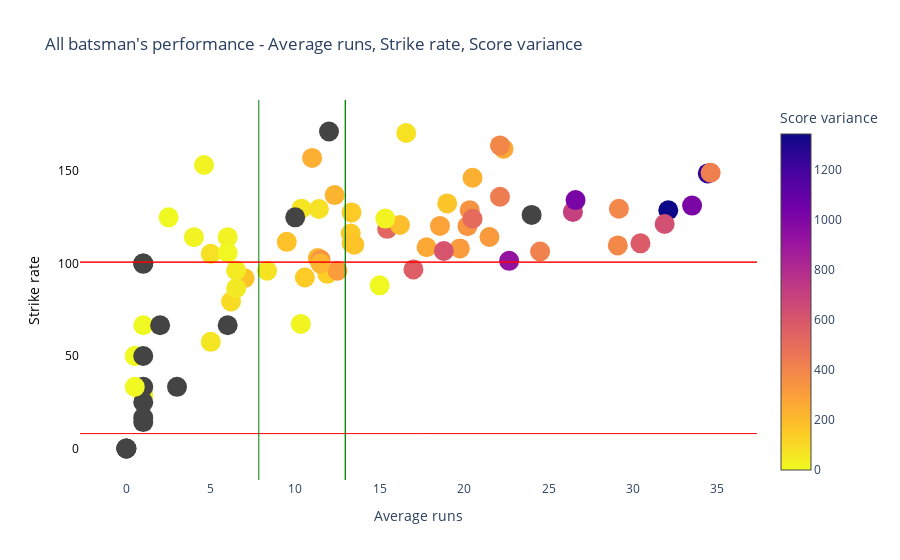
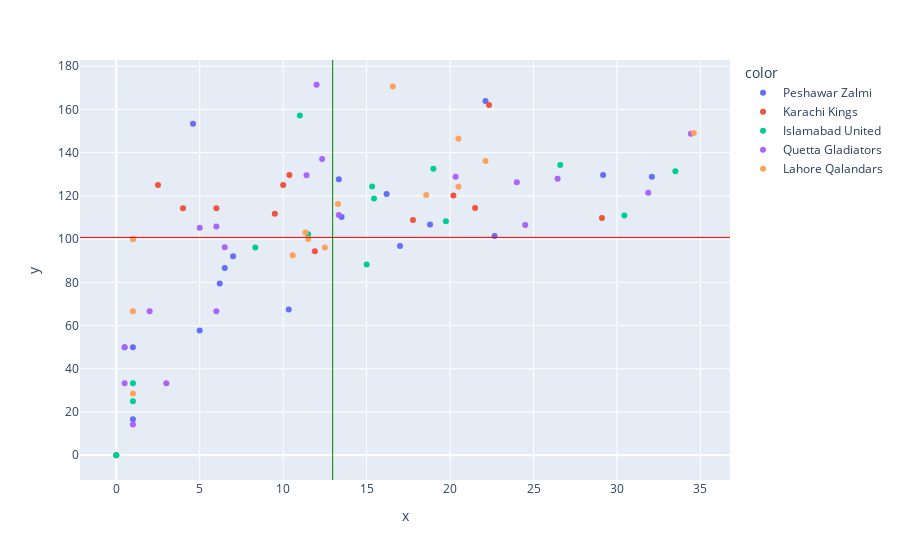

Here is the notebook cell these charts were saved with, in order:
### Code cell
quadrant_chart(
    x=df_batAvg['AvgRuns_match'],
    y=df_batAvg['Strike_rate'],
    team=df_batAvg['Batting_team'],
    var=df_batAvg["Var"],
    xtick_labels=['Low', 'High'],
    ytick_labels=['Low', 'High'],
    highlight_quadrants=[1]
)
# plt.title('Strike vs Runs', fontsize=16)
# plt.ylabel('Strike', fontsize=14)
# plt.xlabel('Avg Runs', fontsize=14)

### Figure 1 — Plotly figure (JSON) as saved in the notebook; plotly's stock layout.template omitted (floating-point values rounded to 4 significant figures)
{"data": [{"hoverinfo": "text", "marker": {"autocolorscale": true, "cmin": 0, "color": [1344.0, 387.9, 579.3, 632.1, 1250.0, 705.0, 315.4, 336.6, 267.0, 349.0, 437.3, 393.6, 390.2, 425.3, 163.2, 504.9, 259.4, 310.8, 561.2, 411.9, 528.0, 928.3, 1021.0, 289.6, 151.0, 134.8, 73.95, 605.7, 151.2, 63.41, 240.3, 189.2, 145.3, 209.1, 1012.0, 243.6, 76.8, 173.7, 339.7, 14.33, 170.3, 224.3, 170, 14.33, 91.7, 2, 43, 48.33, 312.5, 65.33, null, 18, 18.8, 220.5, 75.33, 180.5, 7, 18.67, 61, null, null, null, 4.5, 2, null, null, 0, 0.3333, 0.5, null, null, null, null, null, null, null, 0.5, null, null, null], "colorbar": {"title": {"text": "Score variance"}}, "reversescale": true, "size": 20, "symbol": "circle"}, "mode": "markers", "showlegend": false, "text": ["Kamran Akmal  Peshawar Zalmi", "Babar Azam  Karachi Kings", "DR Smith  Islamabad United", "RR Rossouw  Quetta Gladiators", "KP Pietersen  Quetta Gladiators", "Ahmed Shehzad  Quetta Gladiators", "KC Sangakkara  Karachi Kings", "Shoaib Malik  Karachi Kings", "KA Pollard  Karachi Kings", "Sarfraz Ahmed  Quetta Gladiators", "Fakhar Zaman  Lahore Qalandars", "Shahid Afridi  Peshawar Zalmi", "DJ Malan  Peshawar Zalmi", "JJ Roy  Lahore Qalandars", "SR Watson  Islamabad United", "Umar Akmal  Lahore Qalandars", "CH Gayle  Karachi Kings", "Misbah-ul-Haq  Islamabad United", "Mohammad Hafeez  Peshawar Zalmi", "Asad Shafiq  Quetta Gladiators", "BJ Haddin  Islamabad United", "EJG Morgan  Peshawar Zalmi", "SW Billings  Islamabad United", "Mohammad Rizwan  Lahore Qalandars", "DJG Sammy  Peshawar Zalmi", "RS Bopara  Karachi Kings", "SP Narine  Lahore Qalandars", "Tamim Iqbal  Peshawar Zalmi", "BB McCullum  Lahore Qalandars", "Imad Wasim  Karachi Kings", "CS Delport  Lahore Qalandars", "MN Samuels  Peshawar Zalmi", "GD Elliott  Lahore Qalandars", "Sohail Tanvir  Lahore Qalandars", "Hussain Talat  Islamabad United", "Shadab Khan  Islamabad United", "Anwar Ali  Quetta Gladiators", "Shakib Al Hasan  Peshawar Zalmi", "Asif Ali  Islamabad United", "Rafatullah Mohmand  Islamabad United", "NLTC Perera  Quetta Gladiators", "Mahmudullah  Quetta Gladiators", "Sohaib Maqsood  Peshawar Zalmi", "Haris Sohail  Peshawar Zalmi", "Wahab Riaz  Peshawar Zalmi", "BM Duckett  Islamabad United", "Hasan Khan  Quetta Gladiators", "CJ Jordan  Peshawar Zalmi", "Aamer Yamin  Lahore Qalandars", "Amad Butt  Islamabad United", "SM Ervine  Quetta Gladiators", "Mohammad Amir  Karachi Kings", "Hasan Ali  Peshawar Zalmi", "Yasir Shah  Lahore Qalandars", "Mohammad Nawaz (3)  Quetta Gladiators", "Shahzaib Hasan  Karachi Kings", "Saad Nasim  Quetta Gladiators", "Sohail Khan  Karachi Kings", "Iftikhar Ahmed  Peshawar Zalmi", "LJ Wright  Quetta Gladiators", "DPMD Jayawardene  Karachi Kings", "RR Emrit  Quetta Gladiators", "Usama Mir  Karachi Kings", "Mohammad Irfan (4)  Lahore Qalandars", "Anamul Haque  Quetta Gladiators", "Umar Gul  Quetta Gladiators", "Bilawal Bhatti  Lahore Qalandars", "Mohammad Sami  Islamabad United", "TS Mills  Quetta Gladiators", "N Pooran  Islamabad United", "Ghulam Mudassar  Lahore Qalandars", "Sharjeel Khan  Islamabad United", "Imran Khalid  Islamabad United", "Junaid Khan  Peshawar Zalmi", "Khushdil Shah  Peshawar Zalmi", "MN van Wyk  Quetta Gladiators", "Zulfiqar Babar  Quetta Gladiators", "Usman Khan  Karachi Kings", "Rumman Raees  Islamabad United", "Mohammad Irfan  Islamabad United"], "x": [32.09, 29.1, 30.44, 31.88, 34.43, 26.44, 21.5, 20.2, 22.33, 20.33, 22.12, 22.12, 29.17, 34.6, 19, 20.5, 17.78, 19.75, 17, 24.5, 15.44, 22.67, 26.6, 18.57, 13.33, 11.9, 16.57, 18.8, 13.29, 10.38, 20.5, 16.2, 10.57, 11.33, 33.5, 11, 11.4, 13.5, 11.5, 15.33, 13.33, 12.33, 7, 10.33, 6.2, 15, 6.5, 6.5, 12.5, 8.333, 24, 6, 4.6, 11.5, 5, 9.5, 6, 4, 5, 12, 10, 6, 2.5, 1, 3, 2, 1, 0.5, 0.5, 1, 1, 1, 1, 1, 1, 1, 0.5, 0, 0, 0], "y": [128.8, 109.8, 110.9, 121.4, 148.8, 128.0, 114.4, 120.2, 162.1, 128.9, 136.2, 163.9, 129.6, 149.1, 132.6, 124.2, 108.8, 108.2, 96.84, 106.5, 118.8, 101.5, 134.3, 120.4, 127.7, 94.44, 170.6, 106.8, 116.2, 129.7, 146.4, 120.9, 92.5, 103.0, 131.4, 157.1, 129.5, 110.2, 102.2, 124.3, 111.1, 137.0, 92.11, 67.39, 79.49, 88.24, 96.3, 86.67, 96.15, 96.15, 126.3, 114.3, 153.3, 100, 105.3, 111.8, 105.9, 114.3, 57.69, 171.4, 125, 66.67, 125, 66.67, 33.33, 66.67, 28.57, 50, 50, 33.33, 100, 25, 100, 50, 16.67, 14.29, 33.33, 0, 0, 0], "type": "scatter"}], "layout": {"paper_bgcolor": "white", "plot_bgcolor": "white", "title": {"text": "All batsman's performance - Average runs, Strike rate, Score variance"}, "xaxis": {"showgrid": false, "title": {"text": "Average runs"}, "zeroline": false}, "yaxis": {"color": "black", "showgrid": true, "title": {"font": {"color": "black"}, "text": "Strike rate"}, "zeroline": false}, "shapes": [{"line": {"color": "red", "width": 1}, "type": "line", "x0": 0, "x1": 1, "xref": "x domain", "y0": 100.8, "y1": 100.8, "yref": "y"}, {"line": {"color": "green", "width": 1}, "type": "line", "x0": 12.97, "x1": 12.97, "xref": "x", "y0": 0, "y1": 1, "yref": "y domain"}, {"line": {"color": "red", "width": 1}, "type": "line", "x0": 0, "x1": 1, "xref": "x domain", "y0": 8.056, "y1": 8.056, "yref": "y"}, {"line": {"color": "green", "width": 1}, "type": "line", "x0": 7.844, "x1": 7.844, "xref": "x", "y0": 0, "y1": 1, "yref": "y domain"}, {"line": {"color": "red", "width": 1}, "type": "line", "x0": 0, "x1": 1, "xref": "x domain", "y0": 100.8, "y1": 100.8, "yref": "y"}, {"line": {"color": "green", "width": 1}, "type": "line", "x0": 12.97, "x1": 12.97, "xref": "x", "y0": 0, "y1": 1, "yref": "y domain"}]}}

### Figure 2 — Plotly figure (JSON) as saved in the notebook; plotly's stock layout.template omitted (floating-point values rounded to 4 significant figures)
{"data": [{"hovertemplate": "color=Peshawar Zalmi<br>x=%{x}<br>y=%{y}<extra></extra>", "legendgroup": "Peshawar Zalmi", "marker": {"color": "#636efa", "symbol": "circle"}, "mode": "markers", "name": "Peshawar Zalmi", "orientation": "v", "showlegend": true, "x": [32.09, 22.12, 29.17, 17, 22.67, 13.33, 18.8, 16.2, 13.5, 7, 10.33, 6.2, 6.5, 4.6, 5, 1, 1], "xaxis": "x", "y": [128.8, 163.9, 129.6, 96.84, 101.5, 127.7, 106.8, 120.9, 110.2, 92.11, 67.39, 79.49, 86.67, 153.3, 57.69, 50, 16.67], "yaxis": "y", "type": "scatter"}, {"hovertemplate": "color=Karachi Kings<br>x=%{x}<br>y=%{y}<extra></extra>", "legendgroup": "Karachi Kings", "marker": {"color": "#EF553B", "symbol": "circle"}, "mode": "markers", "name": "Karachi Kings", "orientation": "v", "showlegend": true, "x": [29.1, 21.5, 20.2, 22.33, 17.78, 11.9, 10.38, 6, 9.5, 4, 10, 2.5, 0], "xaxis": "x", "y": [109.8, 114.4, 120.2, 162.1, 108.8, 94.44, 129.7, 114.3, 111.8, 114.3, 125, 125, 0], "yaxis": "y", "type": "scatter"}, {"hovertemplate": "color=Islamabad United<br>x=%{x}<br>y=%{y}<extra></extra>", "legendgroup": "Islamabad United", "marker": {"color": "#00cc96", "symbol": "circle"}, "mode": "markers", "name": "Islamabad United", "orientation": "v", "showlegend": true, "x": [30.44, 19, 19.75, 15.44, 26.6, 33.5, 11, 11.5, 15.33, 15, 8.333, 0.5, 1, 1, 1, 0, 0], "xaxis": "x", "y": [110.9, 132.6, 108.2, 118.8, 134.3, 131.4, 157.1, 102.2, 124.3, 88.24, 96.15, 50, 33.33, 25, 100, 0, 0], "yaxis": "y", "type": "scatter"}, {"hovertemplate": "color=Quetta Gladiators<br>x=%{x}<br>y=%{y}<extra></extra>", "legendgroup": "Quetta Gladiators", "marker": {"color": "#ab63fa", "symbol": "circle"}, "mode": "markers", "name": "Quetta Gladiators", "orientation": "v", "showlegend": true, "x": [31.88, 34.43, 26.44, 20.33, 24.5, 11.4, 13.33, 12.33, 6.5, 24, 5, 6, 12, 6, 3, 2, 0.5, 1, 0.5], "xaxis": "x", "y": [121.4, 148.8, 128.0, 128.9, 106.5, 129.5, 111.1, 137.0, 96.3, 126.3, 105.3, 105.9, 171.4, 66.67, 33.33, 66.67, 50, 14.29, 33.33], "yaxis": "y", "type": "scatter"}, {"hovertemplate": "color=Lahore Qalandars<br>x=%{x}<br>y=%{y}<extra></extra>", "legendgroup": "Lahore Qalandars", "marker": {"color": "#FFA15A", "symbol": "circle"}, "mode": "markers", "name": "Lahore Qalandars", "orientation": "v", "showlegend": true, "x": [22.12, 34.6, 20.5, 18.57, 16.57, 13.29, 20.5, 10.57, 11.33, 12.5, 11.5, 1, 1, 1], "xaxis": "x", "y": [136.2, 149.1, 124.2, 120.4, 170.6, 116.2, 146.4, 92.5, 103.0, 96.15, 100, 66.67, 28.57, 100], "yaxis": "y", "type": "scatter"}], "layout": {"xaxis": {"anchor": "y", "domain": [0, 1], "title": {"text": "x"}}, "yaxis": {"anchor": "x", "domain": [0, 1], "title": {"text": "y"}}, "legend": {"title": {"text": "color"}, "tracegroupgap": 0}, "margin": {"t": 60}, "shapes": [{"line": {"color": "red", "width": 1}, "type": "line", "x0": 0, "x1": 1, "xref": "x domain", "y0": 100.8, "y1": 100.8, "yref": "y"}, {"line": {"color": "green", "width": 1}, "type": "line", "x0": 12.97, "x1": 12.97, "xref": "x", "y0": 0, "y1": 1, "yref": "y domain"}]}}
